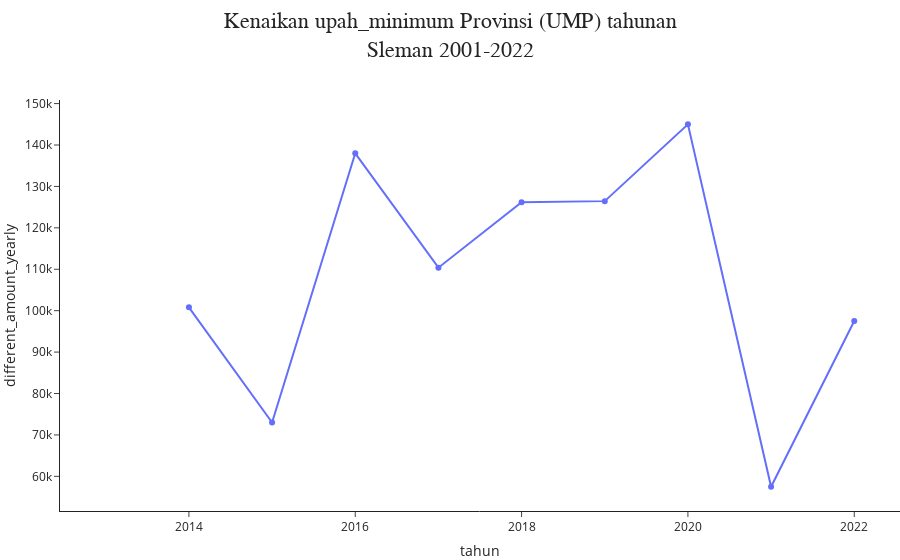

This figure's notebook cell:
### Code cell
def kabupaten_history_line(df):
    processed_df = df
    processed_df.reset_index(drop=True, inplace = True)
    kab_name = processed_df['kabupaten'][0]
    fig = px.line(
        df, x='tahun', y='different_amount_yearly',
        title=f'Kenaikan upah_minimum Provinsi (UMP) tahunan<br>{kab_name} 2001-2022', markers=True
        
    )

    fig.update_layout(
            title_x=0.5, title_y=0.95, title_font_size=22, title_font_family="Arial",
            autosize=False, margin={"r":0,"t":100,"l":0,"b":0}, template='simple_white'
            )

    return fig.show()

data_sleman = df[df["kabupaten"].str.contains("Sleman")]

line_chart_sleman = kabupaten_history_line(data_sleman)
line_chart_sleman

### Figure 1 — Plotly figure (JSON) as saved in the notebook; plotly's stock layout.template omitted (floating-point values rounded to 4 significant figures)
{"data": [{"hovertemplate": "tahun=%{x}<br>different_amount_yearly=%{y}<extra></extra>", "legendgroup": "", "line": {"color": "#636efa", "dash": "solid"}, "marker": {"symbol": "circle"}, "mode": "lines+markers", "name": "", "orientation": "v", "showlegend": false, "type": "scatter", "x": [2013, 2014, 2015, 2016, 2017, 2018, 2019, 2020, 2021, 2022], "xaxis": "x", "y": [null, 100819, 73000, 138000, 110385, 126165, 126450, 145000, 57500, 97500], "yaxis": "y"}], "layout": {"autosize": false, "legend": {"tracegroupgap": 0}, "margin": {"b": 0, "l": 0, "r": 0, "t": 100}, "title": {"font": {"family": "Arial", "size": 22}, "text": "Kenaikan upah_minimum Provinsi (UMP) tahunan<br>Sleman 2001-2022", "x": 0.5, "y": 0.95}, "xaxis": {"anchor": "y", "domain": [0, 1], "title": {"text": "tahun"}}, "yaxis": {"anchor": "x", "domain": [0, 1], "title": {"text": "different_amount_yearly"}}}}
